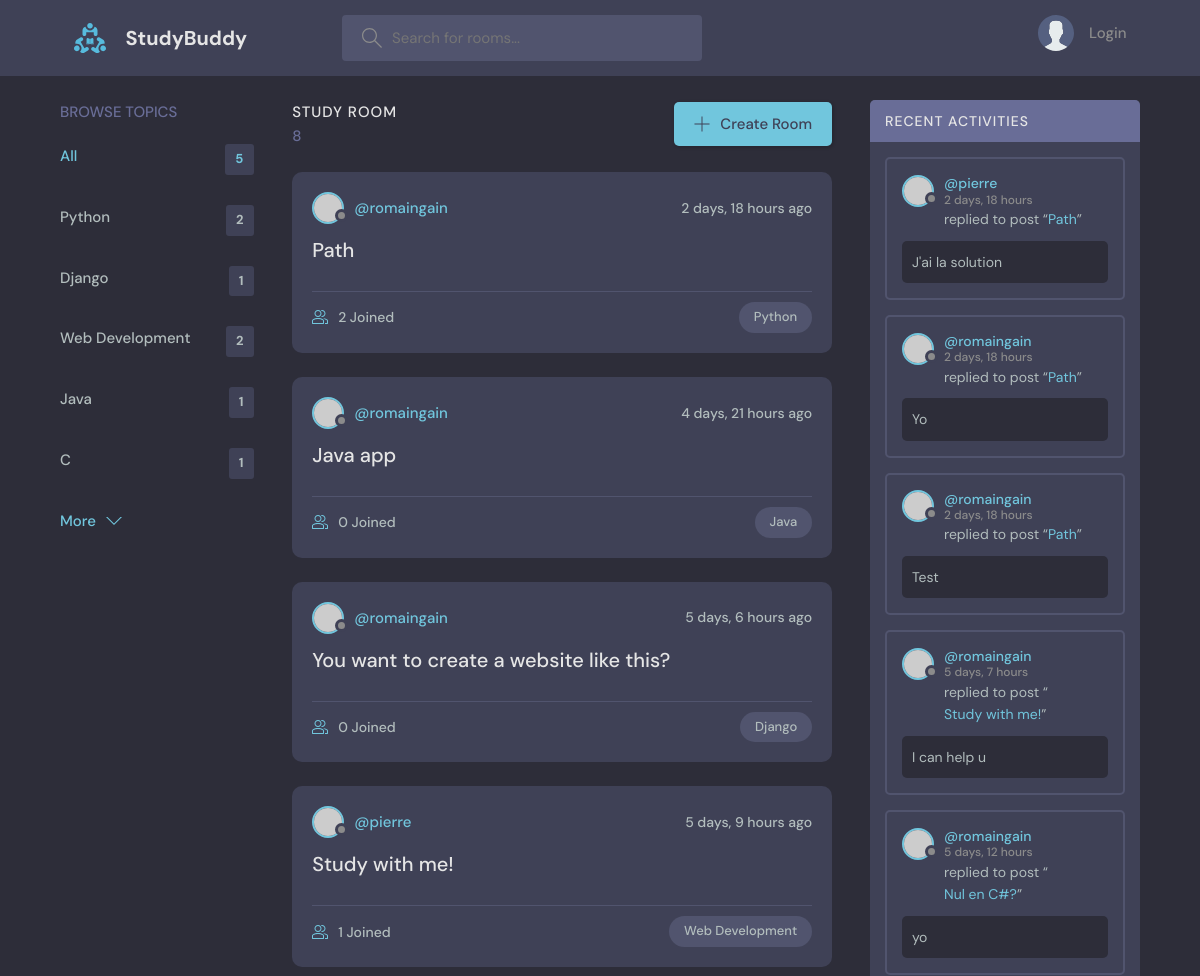
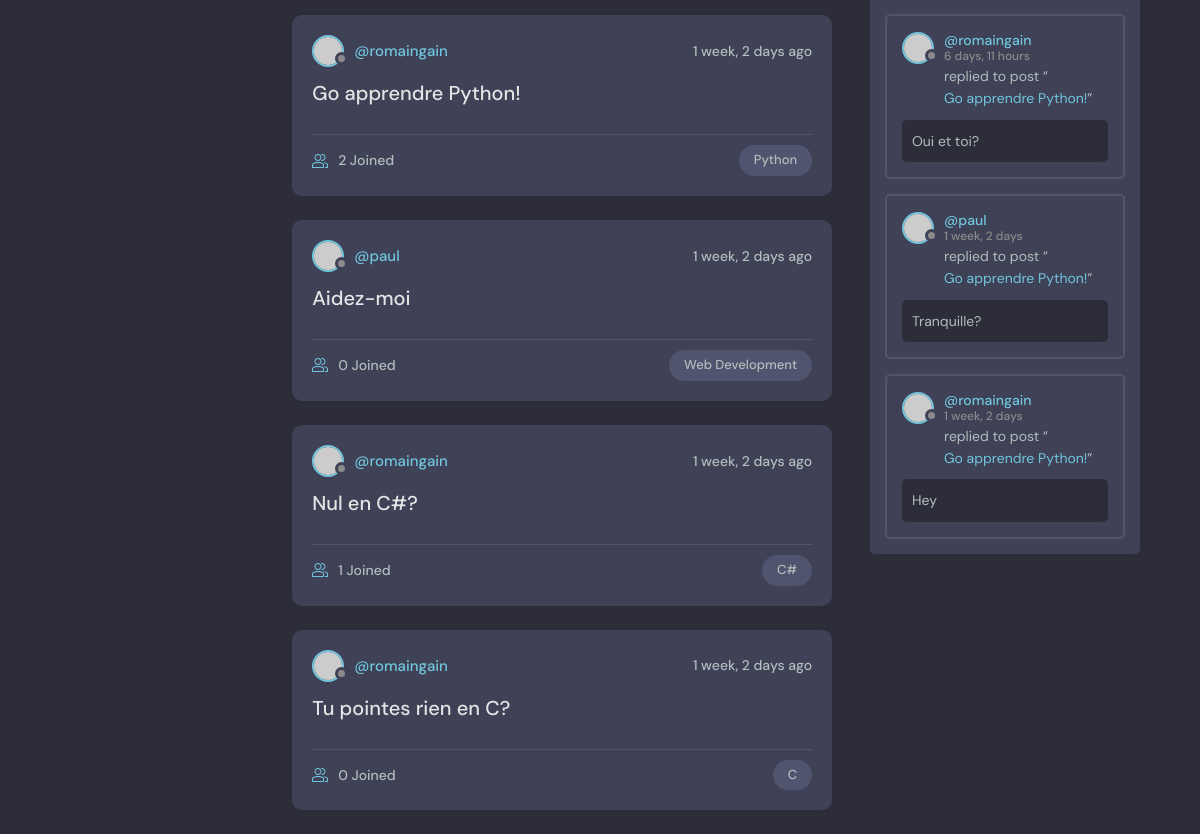
The page / on the database its author committed (2 pictures, top to bottom).
### base/models.py (models this page shows, shortened)
class Topic(models.Model):
    name = models.CharField(max_length=200)

class Room(models.Model):
    host = models.ForeignKey(User, on_delete=models.SET_NULL, null= True)
    topic = models.ForeignKey(Topic, on_delete = models.SET_NULL, null=True)
    name = models.CharField(max_length=200)
    description = models.TextField(null=True, blank= True)
    participants = models.ManyToManyField(User, related_name='participants', blank=True)
    updated = models.DateTimeField(auto_now=True)
    created = models.DateTimeField(auto_now_add=True)
    class Meta:
        ordering = ['-updated', '-created']
    def __str__(self):
        return self.name

class Message(models.Model):
    user = models.ForeignKey(User, on_delete=models.CASCADE)
    room = models.ForeignKey(Room, on_delete = models.CASCADE)
    body = models.TextField()
    updated = models.DateTimeField(auto_now=True)
    created = models.DateTimeField(auto_now_add=True)
    def __str__(self):
        return self.body[0:50]
    class Meta:
        ordering = ['-updated', '-created']

### base/views.py (the view)
# urls.py: path('', views.home, name="home"),
def home(request):
    q = request.GET.get('q') if request.GET.get('q') != None else ''
    rooms = Room.objects.filter(
        Q(topic__name__icontains=q) |
        Q(name__icontains=q) |
        Q(description__icontains=q)
        )
    topics = Topic.objects.all()[0:5]
    room_count = rooms.count()
    room_messages = Message.objects.filter(Q(room__topic__name__icontains=q))
    context = {'rooms' : rooms, 'topics' : topics, 'room_count' : room_count,
    'room_messages' : room_messages}
    return render(request, 'base/home.html', context)

### base/templates/base/home.html (shortened to what this page needs)
{% extends 'main.html' %} {% block content %}
<main class="layout layout--3">
      <div class="container">
            {% include 'base/topics_component.html' %}
            <div class="roomList">
                  <div class="roomList__header">
                        <div>
                              <h2>Study Room</h2>
                              <p>{{room_count}}</p>
                        </div>
                        <a class="btn btn--main" href="{% url 'create-room' %}">
                              <svg
                                    version="1.1"
                                    xmlns="http://www.w3.org/2000/svg"
                                    width="32"
                                    height="32"
                                    viewBox="0 0 32 32"
                              >
                                    <title>add</title>
                                    <path
                                          d="M16.943 0.943h-1.885v14.115h-14.115v1.885h14.115v14.115h1.885v-14.115h14.115v-1.885h-14.115v-14.115z"
                                    ></path>
                              </svg>
                              Create Room
                        </a>
                  </div>
                  {% include 'base/feed_component.html' %}
            </div>
            {% include 'base/activity_component.html' %}
      </div>
</main>
{% endblock content %}

### base/templates/base/topics_component.html
<div class="topics">
      <div class="topics__header">
            <h2>Browse Topics</h2>
      </div>
      <ul class="topics__list">
            <li>
                  <a href="{% url 'home' %}" class="active"
                        >All <span>{{topics.count}}</span></a
                  >
            </li>
            {% for topic in topics %}
            <li>
                  <a href="{% url 'home' %}?q={{topic.name}}"
                        >{{topic.name}}
                        <span>{{topic.room_set.all.count}}</span></a
                  >
            </li>
            {% endfor %}
      </ul>
      <a class="btn btn--link" href="{% url 'topics' %}">
            More
            <svg
                  version="1.1"
                  xmlns="http://www.w3.org/2000/svg"
                  width="32"
                  height="32"
                  viewBox="0 0 32 32"
            >
                  <title>chevron-down</title>
                  <path d="M16 21l-13-13h-3l16 16 16-16h-3l-13 13z"></path>
            </svg>
      </a>
</div>

### base/templates/base/feed_component.html (shortened to what this page needs)
{% for room in rooms %}
<div class="roomListRoom">
      <div class="roomListRoom__header">
            <a
                  href="{% url 'user-profile' room.host.id %}"
                  class="roomListRoom__author"
            >
                  <div class="avatar avatar--small">
                        <img
                              src="https://randomuser.me/api/portraits/women/11.jpg"
                        />
                  </div>
                  <span>@{{room.host.username}}</span>
            </a>
            <div class="roomListRoom__actions">
                  <span>{{room.created|timesince}} ago</span>
            </div>
      </div>
      <div class="roomListRoom__content">
            <a href="{% url 'room' room.id %}">{{room.name}}</a>
      </div>
      <div class="roomListRoom__meta">
            <a href="{% url 'room' room.id %}" class="roomListRoom__joined">
                  {{room.participants.all.count}} Joined
            </a>
            <p class="roomListRoom__topic">{{room.topic.name}}</p>
      </div>
</div>
{% endfor %}

### base/templates/base/activity_component.html (shortened to what this page needs)
<div class="activities">
      <div class="activities__header">
            <h2>Recent Activities</h2>
      </div>
      {% for message in room_messages %}
      <div class="activities__box">
            <div class="activities__boxHeader roomListRoom__header">
                  <a
                        href="{% url 'user-profile' message.user.id %}"
                        class="roomListRoom__author"
                  >
                        <div class="avatar avatar--small">
                              <img
                                    src="https://randomuser.me/api/portraits/women/11.jpg"
                              />
                        </div>
                        <p>
                              @{{message.user}}
                              <span>{{message.created|timesince}}</span>
                        </p>
                  </a>
            </div>
            <div class="activities__boxContent">
                  <p>
                        replied to post “<a
                              href="{% url 'room' message.room.id %}"
                              >{{message.room}}</a
                        >”
                  </p>
                  <div class="activities__boxRoomContent">{{message}}</div>
            </div>
      </div>
      {% endfor %}
</div>

### rows shown on the page
Topic: name "Python", room_set.all.count "2"
Topic: name "Django", room_set.all.count "1"
Topic: name "Web Development", room_set.all.count "2"
Topic: name "Java", room_set.all.count "1"
Topic: name "C", room_set.all.count "1"
Room: host.username "romaingain", created "2 days, 18 hours", name "Path", participants.all.count "2", topic.name "Python"
Room: host.username "romaingain", created "4 days, 21 hours", name "Java app", participants.all.count "0", topic.name "Java"
Room: host.username "romaingain", created "5 days, 6 hours", name "You want to create a website like this?", participants.all.count "0", topic.name "Django"
Room: host.username "pierre", created "5 days, 9 hours", name "Study with me!", participants.all.count "1", topic.name "Web Development"
Room: host.username "romaingain", created "1 week, 2 days", name "Go apprendre Python!", participants.all.count "2", topic.name "Python"
Room: host.username "paul", created "1 week, 2 days", name "Aidez-moi", participants.all.count "0", topic.name "Web Development"
Room: host.username "romaingain", created "1 week, 2 days", name "Nul en C#?", participants.all.count "1", topic.name "C#"
Room: host.username "romaingain", created "1 week, 2 days", name "Tu pointes rien en C?", participants.all.count "0", topic.name "C"
Message: user "pierre", created "2 days, 18 hours", room "Path", body "J'ai la solution"
Message: user "romaingain", created "2 days, 18 hours", room "Path", body "Yo"
Message: user "romaingain", created "2 days, 18 hours", room "Path", body "Test"
Message: user "romaingain", created "5 days, 7 hours", room "Study with me!", body "I can help u"
Message: user "romaingain", created "5 days, 12 hours", room "Nul en C#?", body "yo"
Message: user "romaingain", created "6 days, 11 hours", room "Go apprendre Python!", body "Oui et toi?"
Message: user "paul", created "1 week, 2 days", room "Go apprendre Python!", body "Tranquille?"
Message: user "romaingain", created "1 week, 2 days", room "Go apprendre Python!", body "Hey"

### other values the page prints
{{ topics.count }} "5"
{{ room_count }} "8"
